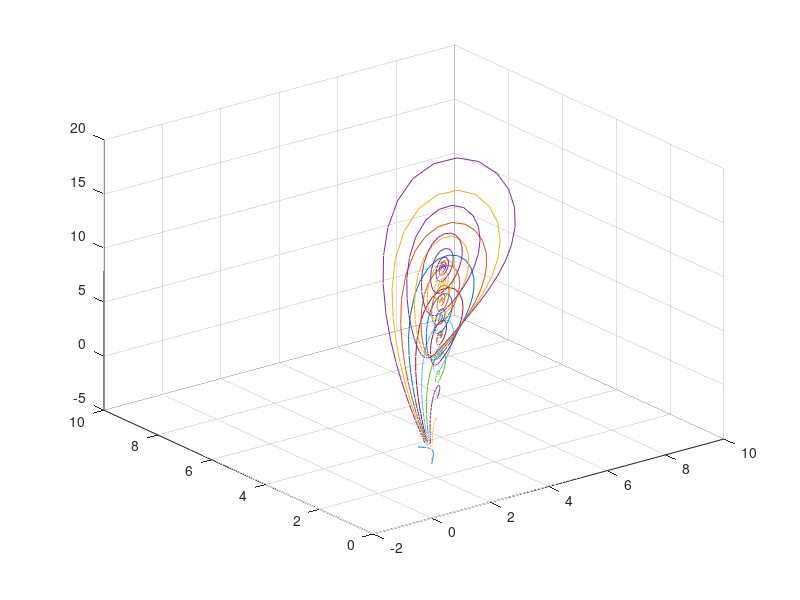

The MATLAB script that drew this image:
clear
clc

sigma = 10;
b = 8/3;
for r = 0:10
dy = @(t,y)[sigma*(y(2)-y(1));-y(1)*y(3)+r*y(1)-y(2);y(1)*y(2)-b*y(3)];
[t,trajectory] = ode45(dy,[0 100],[0 0.5 1]);
figure(1)
p = plot3(trajectory(:,1),trajectory(:,2),trajectory(:,3))
hold on
grid on
end